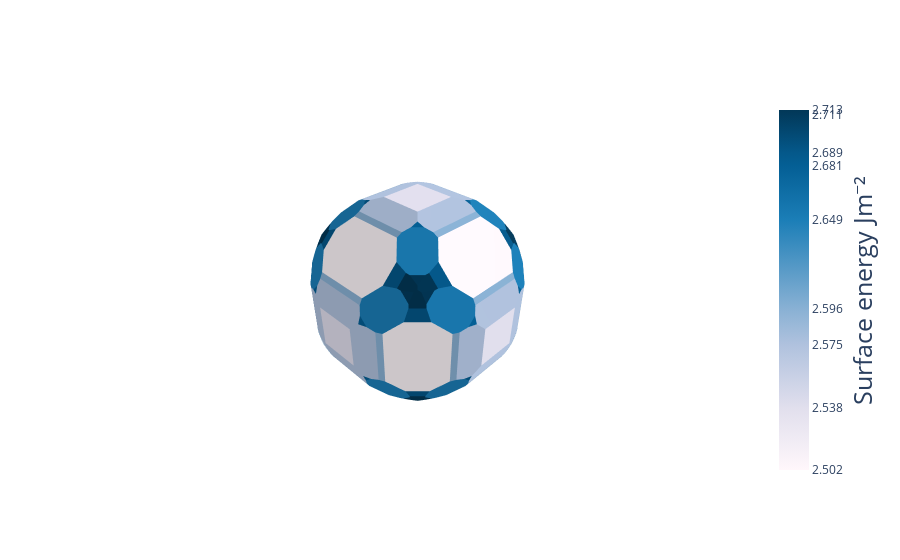

This figure's notebook cell:
### Code cell
#!/usr/bin/env python3
# -*- coding: utf-8 -*-
"""
Created on Mon Nov  8 22:26:00 2021

@author: firat
"""

from pymatgen.analysis.wulff import WulffShape
import matplotlib.pyplot as plt
import numpy as np
from pymatgen.core.structure import Structure
from pymatgen.core.surface import Slab, get_symmetrically_distinct_miller_indices
from pymatgen.ext.matproj import MPRester
from pymatgen.symmetry.analyzer import SpacegroupAnalyzer as sga
import streamlit as st
from pymongo import MongoClient


surfen_crystalium = {'mp-149': {'322': 1.39,
                                '320': 1.45,
                                '210': 1.49,
                                '310': 1.49,
                                '321': 1.52,
                                '311': 1.52,
                                '111': 1.57,
                                '331': 1.58,
                                '332': 1.61,
                                '221': 1.65,
                                '211': 1.67,
                                '110': 1.76,
                                '100': 2.13},
                     'mp-134': {'111': 0.77,
                                '322': 0.90,
                                '100': 0.91,
                                '332': 0.91,
                                '221': 0.95,
                                '331': 0.96,
                                '321': 0.96,
                                '311': 0.98,
                                '110': 0.98,
                                '211': 0.98,
                                '310': 0.99,
                                '320': 1.01,
                                '210': 1.02},
                     'mp-30': {'111': 1.34,
                               '332': 1.43,
                               '322': 1.45,
                               '100': 1.47,
                               '221': 1.48,
                               '331': 1.52,
                               '311': 1.54,
                               '110': 1.56,
                               '321': 1.58,
                               '310': 1.59,
                               '210': 1.60,
                               '320': 1.62,
                               '211': 1.63},
                     'mp-13': {'110': 2.45,
                               '100': 2.50,
                               '320': 2.56,
                               '210': 2.57,
                               '211': 2.61,
                               '311': 2.63,
                               '331': 2.63,
                               '321': 2.63,
                               '221': 2.66,
                               '332': 2.68,
                               '322': 2.68,
                               '111': 2.73,
                               '310': 3.43}}

# with MPRester() as m:
#     struct = m.get_structure_by_material_id('mp-13', conventional_unit_cell=True)
# millers = get_symmetrically_distinct_miller_indices(struct, 3)
# cryst_data = {}
# with MPRester() as m:
#     for miller in millers:
#         surfen = m.get_surface_data('mp-13', miller)['surface_energy']
#     millerstr = ''.join([str(i) for i in miller])
#     cryst_data[millerstr] = surfen

def get_surfen_dict_from_mpid(mpid, coll, fig_str=None, db_file='auto', high_level=True, to_poscar=False):
    import seaborn as sns
    client = MongoClient(
        "mongodb+srv://tfroot:letsseeifthispasswordissecureenough@triboflow.pzgj2.mongodb.net/myFirstDatabase?retryWrites=true&w=majority")
    tf_surfen_coll = client['surfen_test']['PBE.slab_data.LEO']
    data = tf_surfen_coll.find_one({'mpid': f'{mpid}'})

    if not fig_str:
        fig_str = f'{mpid}_{coll}_surfen.png'

    tf_bulk_coll = client['surfen_test']['PBE.bulk_data']
    bulk_data = tf_bulk_coll.find_one({'mpid': mpid})
    bulk_prim = Structure.from_dict(bulk_data['structure_equiVol'])
    bulk_conv = sga(bulk_prim).get_conventional_standard_structure()
    lattice = bulk_conv.lattice

    surfen_dict = {}
    surfen_data = data['miller_list']
    for hkl, uids in surfen_data.items():
        hkl_list = [int(a) for a in hkl]
        surfen_dict[hkl] = {}
        surfen_by_hkl = []
        for uid, data in uids.items():
            try:
                surfen = data['surface_energy']
            except KeyError:
                continue
            uid_short = uid[:2]
            min_surfen = min(surfen['top'], surfen['bottom'])
            surfen_by_hkl.append(min_surfen)
            if to_poscar:
                slab = Slab.from_dict(data['structure'])
                formula = slab.composition.reduced_formula
                slab.to('poscar', f'./poscars/{formula}-{hkl}_{uid_short}-TF.vasp')
        min_surfen_hkl = min(surfen_by_hkl)
        surfen_dict[hkl] = min_surfen_hkl

    color_n = len(surfen_dict)
    colors = sns.color_palette("Spectral", color_n).as_hex()

    fig, ax = plt.subplots()
    fig.dpi = 200
    count = 0
    for k, v in surfen_dict.items():
        if k == "310" and mpid == 'mp-13':
             continue
        surfen_lit = surfen_crystalium[mpid][k]
        surfen_our = v
        ax.scatter(surfen_lit, surfen_our, c=colors[count], label=k, s=100, edgecolors='black')
        ax.text(surfen_lit, surfen_our, k)
        count += 1
    lims = [np.min([ax.get_xlim(), ax.get_ylim()]), np.max([ax.get_xlim(), ax.get_ylim()])]
    ax.plot(lims, lims, 'k--', alpha=0.5, zorder=0)
    ax.set_aspect('equal')
    ax.set_xlim(lims)
    ax.set_ylim(lims)
    ax.tick_params(axis='x', labelsize=15)
    ax.tick_params(axis='y', labelsize=15)
    ax.set_xlabel(r'$\gamma^{crystalium}$ [$J/m^2$]', fontsize=20)
    ax.set_ylabel(r'$\gamma^{tw}$ [$J/m^2$]', fontsize=20)
    ax.locator_params(tight=True, nbins=4)
    ax.legend(bbox_to_anchor=(1.025, 1), prop={'size': 8})
    fig.savefig(fig_str, bbox_inches='tight', dpi=300)

    return lattice, surfen_dict


lattice, surfen_dict = get_surfen_dict_from_mpid('mp-13',
                                                 coll='PBE.slab_data.LEO',
                                                 high_level='surfen_test',
                                                 to_poscar=False)

miller_list = [[int(x) for x in a] for a in list(surfen_dict.keys())]
e_surf_list = list(surfen_dict.values())
wulff = WulffShape(lattice, miller_list, e_surf_list)
wulff_plotly = wulff.get_plotly()
wulff_plotly.show()

# st.plotly_chart(wulff_plotly)
